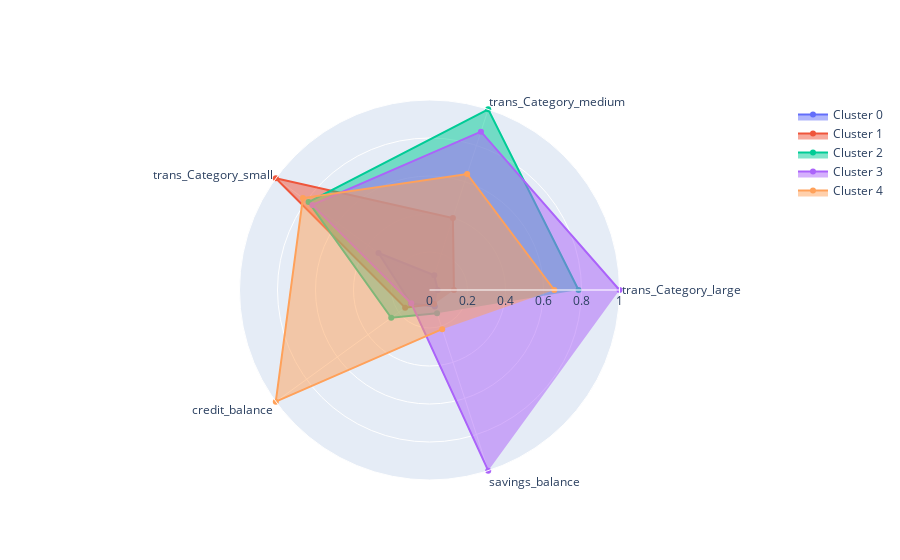

Notebook code for this chart:
### Code cell
#Radar plot: Attempt to plot as % of max of column

#Plot features (columns) as theta (angle). Use the data grouped by the clusters
angle = financial_radar_final.columns[:5]
cluster_list = ['0','1','2','3','4']
# 3: Initialize plot/figure
chart = go.Figure()

# Loop over each cluster 
for i in cluster_list:
    # Select column values in df_scaled
    radius = max_df.loc[i].values
    # Plot values
    chart .add_trace(go.Scatterpolar
        (r = radius,
        theta = angle,
        fill = "toself",
        name = f'Cluster {i}'
            )
        )
# Add labels etc
chart.update_layout(
polar=dict (radialaxis = dict(visible = True,range=[0,1])),
showlegend=True
        )

chart.show()

### Figure 1 — Plotly figure (JSON) as saved in the notebook; plotly's stock layout.template omitted (floating-point values rounded to 4 significant figures)
{"data": [{"fill": "toself", "name": "Cluster 0", "r": [0.04303, 0.08155, 0.3318, 0.1207, 0.09103, 3.958, 0.5979, 0.2804, 0.7619], "theta": ["trans_Category_large", "trans_Category_medium", "trans_Category_small", "credit_balance", "savings_balance"], "type": "scatterpolar", "visible": true}, {"fill": "toself", "name": "Cluster 1", "r": [0.1287, 0.3985, 1, 0.1585, 0.07804, 3.699, 0.7382, 1, 0.6017], "theta": ["trans_Category_large", "trans_Category_medium", "trans_Category_small", "credit_balance", "savings_balance"], "type": "scatterpolar", "visible": true}, {"fill": "toself", "name": "Cluster 2", "r": [0.7843, 1, 0.7869, 0.2491, 0.1287, 4.259, 0.7059, 1, 0.4824], "theta": ["trans_Category_large", "trans_Category_medium", "trans_Category_small", "credit_balance", "savings_balance"], "type": "scatterpolar", "visible": true}, {"fill": "toself", "name": "Cluster 3", "r": [1, 0.8764, 0.7619, 0.1186, 1, 4.5, 0.8, 1, 1], "theta": ["trans_Category_large", "trans_Category_medium", "trans_Category_small", "credit_balance", "savings_balance"], "type": "scatterpolar", "visible": true}, {"fill": "toself", "name": "Cluster 4", "r": [0.6568, 0.6418, 0.8237, 1, 0.2166, 3.818, 1, 0.5909, 0.4545], "theta": ["trans_Category_large", "trans_Category_medium", "trans_Category_small", "credit_balance", "savings_balance"], "type": "scatterpolar", "visible": true}], "layout": {"autosize": true, "polar": {"angularaxis": {"type": "category"}, "radialaxis": {"autorange": false, "range": [0, 1], "type": "linear", "visible": true}}, "showlegend": true}}
